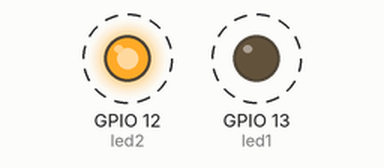
Recording of a sketch running on a simulated ESP32. On the bench: output pins drawn as LEDs (lit = HIGH). Dashed ring = blinking. What the sketch prints to the serial monitor is not drawn.

Above: at 0.7 s.
Timing chart, 0 to 5.1 s (numbered marks = the images above):
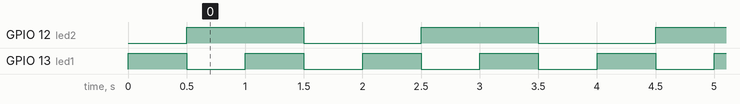

Measured:
- by itself, GPIO 12 (led2): alternates HIGH for 1.0 s and LOW for 1.0 s, 10 changes in all, then stays LOW
- by itself, GPIO 13 (led1): alternates HIGH for 0.50 s and LOW for 0.50 s, 19 changes in all, then stays LOW

The sketch:

ExThreadHW1.ino
```cpp
static uint8_t taskCore0 = 0;
static uint8_t taskCore1 = 1;
bool blink1_running = true;
bool blink2_running = true;
int led1 = 13;
int led2 = 12;

void blink1(void * parameter){
  String taskMessage = "Task running on core ";
      taskMessage = taskMessage + xPortGetCoreID();

  while(blink1_running){
    digitalWrite(led1, HIGH);
    delay(500);
    digitalWrite(led1, LOW);
    delay(500);
    Serial.println(taskMessage);
  }
  digitalWrite(led1, LOW);
}

void blink2(void * parameter){
  String taskMessage = "Task running on core ";
      taskMessage = taskMessage + xPortGetCoreID();

  while(blink2_running){
    digitalWrite(led2, HIGH);
    delay(1000);
    digitalWrite(led2, LOW);
    delay(1000);
    Serial.println(taskMessage);
  }
  digitalWrite(led2, LOW);
}

void setup() {
  Serial.begin(115200);
  pinMode(led1, OUTPUT);
  pinMode(led2, OUTPUT);

  Serial.print("Starting to create task on core ");
  Serial.println(taskCore0);
  xTaskCreatePinnedToCore(
                    blink1,   /* Function to implement the task */
                    "blink1", /* Name of the task */
                    10000,      /* Stack size in words */
                    NULL,       /* Task input parameter */
                    0,          /* Priority of the task */
                    NULL,       /* Task handle. */
                    taskCore0);  /* Core where the task should run */
   Serial.println("Task created...");
   delay(500);
   Serial.print("Starting to create task on core ");
   Serial.println(taskCore1);
   xTaskCreatePinnedToCore(
                    blink2,   /* Function to implement the task */
                    "blink2", /* Name of the task */
                    10000,      /* Stack size in words */
                    NULL,       /* Task input parameter */
                    0,          /* Priority of the task */
                    NULL,       /* Task handle. */
                    taskCore1);  /* Core where the task should run */
  Serial.println("Task created...");
}

void loop() {
  int count = 0;
  while(true){
    Serial.print("Doing stuff... ");
    Serial.println(count);
    count += 1;
    if(count >= 10)
      break;
    delay(1000);
  }
  Serial.print("Ending threads...");
  blink1_running = false;
  blink2_running = false;
}
```
